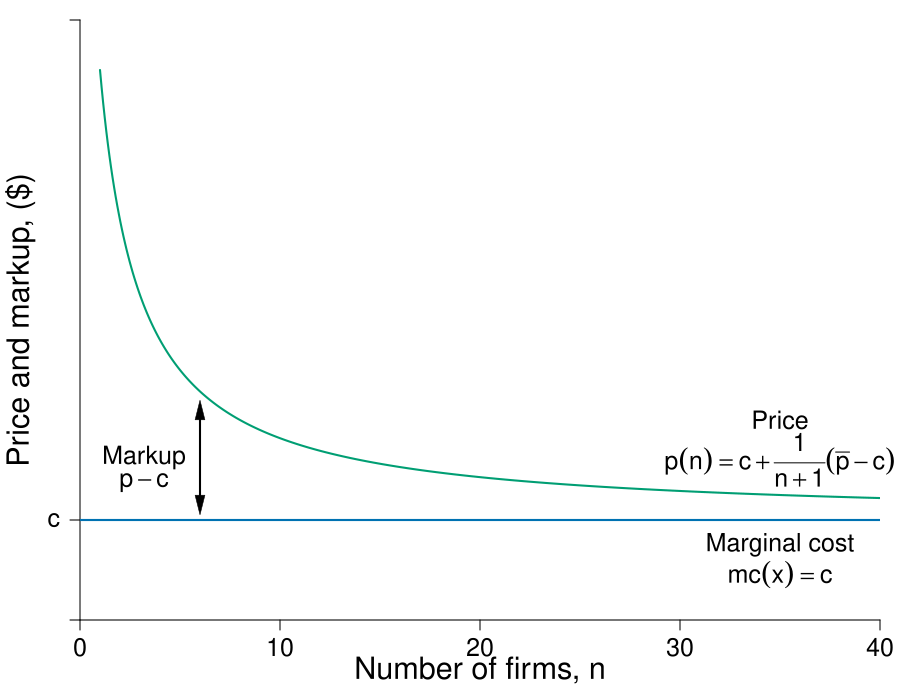

This chart was generated by the following R code:
require(shape)
pdf(file = "competitionmarkets/markup_nfirms_general.pdf", width = 9, height = 7)

#Set parameters for graphics
pointsize <- 1.8
axislabelsize <- 1.8
labelsize <- 1.5
namesize <- 1.8
annotatesize <- 1.5
graphlinewidth <- 2
segmentlinewidth <- 1.5

COL <- c("#7fc97f", "#beaed4", "#fdc086", "#ffff99", "#386cb0", "#f0027f", "#bf5b17", "#666666")
COLA <- c("#e0f3db", "#99d8c9","#66c2a4","#41ae76", "#238b45", "#005824")
COLB <- c("#c6dbef", "#4eb3d3", "#2b8cbe", "#0868ac","#084081")
grays <- gray.colors(25, start = 1, end = 0)
CBCols <- c("#009E73","#0072B2","#E69F00","#CC79A7", "#F0E442")

par(mar =  c(4, 4, 1, 1))

marketProfit <- function(n, s = 0.5, pmax = 20, c1 = 2) {
  n*(1/(n+1)^2)*(pmax - c1)^2/(s)
}

consumerSurplus <- function(n, s = 0.5, pmax = 20, c1 = 2) {
  (1/2)*(pmax - (c1 + ((1/(n+1))*(pmax -c1)  )) )*(n/(n+1))*( (pmax - c1)/(s))
}

markUp <- function(n, pmax = 20, c1 = 2) {
  c1 + (1/(n+1))*(pmax - c1)
}


xlims <- c(0, 40)
ylims <- c(0, 12)

npts <- 501 
x <- seq(xlims[1], xlims[2], length.out = npts)
y <- seq(ylims[1], ylims[2], length.out = npts) 
a <- c(46.08, 55, 64)
b <- c(46.08, 55, 64)

plot(0, 0, xlim = xlims, ylim = ylims, type = "n",
     xlab = expression(paste("")),
     ylab = expression(paste("")), 
     xaxt = "n", 
     yaxt = "n", 
     cex.lab = axislabelsize, 
     bty = "n",
     xaxs="i", 
     yaxs="i")

# ticksy <- seq(from = 0, to = ylims[2], by = 2)
# ylabels <- seq(from = 0, to = ylims[2], by = 2)
ticksx <- seq(from = 0, to = xlims[2], by = 10)
xlabels <- seq(from = 0, to = xlims[2], by = 10)
ticksy <- c(0, 2, ylims[2])
ylabels <- c(NA, expression(c), NA)
# ticksx <- c(0, xlims[2])
# xlabels <- c(NA, NA)

axis(1, at = ticksx, pos = 0, labels = xlabels, cex.axis = labelsize)

#text(x = c(0, 12, 18, 36, xlims[2]), par("usr")[3] - 0.4, labels = xlabels, srt = 0, pos = 1, xpd = TRUE)

axis(2, at = ticksy, pos = 0, labels = ylabels, las = 1, cex.axis = labelsize)

npts <- 500 
xx1 <- seq(xlims[1], xlims[2], length.out = npts)
xx2 <- seq(1, xlims[2], length.out = npts)

lines(xx2, markUp(xx2, pmax = 20, c1 = 2), col = CBCols[1], lwd = graphlinewidth)
#lines(xx2, marketProfit(xx2, s = 1/2, pmax = 20, c1 = 2), col = COLB[4], lwd = graphlinewidth)

segments(0, 2, xlims[2], 2, lty = 1, col = CBCols[2] , lwd = graphlinewidth)
# segments(12, 0, 12, 12, lty = 2, col = "gray" , lwd = segmentlinewidth)

#mtext(expression(paste("A's output, ", x^A)), side=1, line = 2.5, cex = axislabelsize)
text(0.5*(xlims[2]), -1, expression(paste("Number of firms, ", n)), xpd = TRUE, cex = axislabelsize) 
text(-3, 0.5*ylims[2], expression(paste("Price and markup, $")), xpd = TRUE, cex = axislabelsize, srt = 90) 

#segments(4.11765, 6.17647, 5.88, 8.88, lty = 1, col = COL[2] , lwd = graphlinewidth)
#text(7.3, 3, expression("Pareto Efficient"))
#text(7.3, 2.5, expression("Curve"))
#Arrows(7.3, 3.5, 7.3, 6.1, col = "black", lty = 1, lwd = 2, arr.type = "triangle", arr.lwd = 0.5)

#Label the iso-welfare functions for the HG, Aisha
# text(3.8, 1.5, expression(u[1]^A))
# text(4.6, 1.5, expression(u[2]^A))
# text(5.5, 1.5, expression(u[3]^A))
#text(6.6, 8.3, expression(u[4]^A))

#Label the indifference curves for the HG, Betty
# text(7.6, 17, expression(u[1]^B))
# text(6.75, 17, expression(u[2]^B))
# text(6, 17, expression(u[3]^B))
#text(3.4, 6.9, expression(v[4]^B))

#Label point i. 
# points(12, 12, pch = 16, col = "black", cex = 1.5)
# text(16.5, 12.5, expression(paste("Nash Equilibrium")))
# text(11.3, 11.3, expression(paste("n")))

#Annotate Pareto Efficient Curve and relevant points
# segments(8, 6, 6, 8, lty = 1, col = COL[2] , lwd = graphlinewidth)
# points(6, 8, pch = 16, col = "black", cex = 1.5)
# text(6, 8.5, expression(paste("g")))
# 
# points(8, 6, pch = 16, col = "black", cex = 1.5)
# text(7, 7.5, expression(paste("i")))
# 
# points(7, 7, pch = 16, col = "black", cex = 1.5)
# text(8, 6.5, expression(paste("f")))

#points(5.84, 8.77, pch = 16, col = "black", cex = 1.5)

#Mark-up
text(3.2, 3.25, expression(paste("Markup")), cex = labelsize)
text(3.2, 2.75, expression(paste(p - c)), cex = labelsize)

#text(14, 6, expression(paste("function")))
Arrows(6, 2.3, 6, 4.2, col = "black", lty = 1, code = 3, lwd = 2, arr.type = "triangle", arr.lwd = 0.5)

#Label price
text(35, 4, expression(paste("Price")), cex = labelsize)
text(35, 3.2, expression(paste(p(n) == c + frac(1, n + 1)*(bar(p) - c))), cex = labelsize, xpd = TRUE)

text(35, 1.5, expression(paste("Marginal cost")), cex = labelsize)
text(35, 0.9, expression(paste(mc(x) == c)), cex = labelsize)




dev.off()
